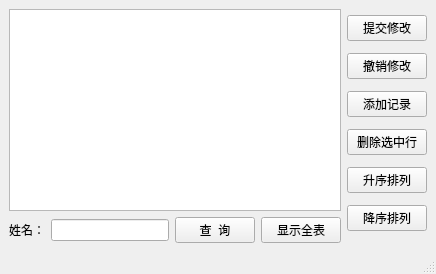
<?xml version="1.0" encoding="UTF-8"?>
<ui version="4.0">
 <class>MainWindow</class>
 <widget class="QMainWindow" name="MainWindow">
  <property name="geometry">
   <rect>
    <x>0</x>
    <y>0</y>
    <width>436</width>
    <height>274</height>
   </rect>
  </property>
  <property name="windowTitle">
   <string>MainWindow</string>
  </property>
  <widget class="QWidget" name="centralwidget">
   <layout class="QGridLayout" name="gridLayout">
    <item row="0" column="0">
     <widget class="QTableView" name="tableView"/>
    </item>
    <item row="0" column="1" rowspan="2">
     <layout class="QVBoxLayout" name="verticalLayout">
      <item>
       <widget class="QPushButton" name="pushButton">
        <property name="text">
         <string>提交修改</string>
        </property>
       </widget>
      </item>
      <item>
       <widget class="QPushButton" name="pushButton_2">
        <property name="text">
         <string>撤销修改</string>
        </property>
       </widget>
      </item>
      <item>
       <widget class="QPushButton" name="pushButton_3">
        <property name="text">
         <string>添加记录</string>
        </property>
       </widget>
      </item>
      <item>
       <widget class="QPushButton" name="pushButton_4">
        <property name="text">
         <string>删除选中行</string>
        </property>
       </widget>
      </item>
      <item>
       <widget class="QPushButton" name="pushButton_5">
        <property name="text">
         <string>升序排列</string>
        </property>
       </widget>
      </item>
      <item>
       <widget class="QPushButton" name="pushButton_6">
        <property name="text">
         <string>降序排列</string>
        </property>
       </widget>
      </item>
     </layout>
    </item>
    <item row="1" column="0">
     <layout class="QHBoxLayout" name="horizontalLayout">
      <item>
       <widget class="QLabel" name="label">
        <property name="text">
         <string>姓名：</string>
        </property>
       </widget>
      </item>
      <item>
       <widget class="QLineEdit" name="lineEdit"/>
      </item>
      <item>
       <widget class="QPushButton" name="pushButton_7">
        <property name="text">
         <string>查  询</string>
        </property>
       </widget>
      </item>
      <item>
       <widget class="QPushButton" name="pushButton_8">
        <property name="text">
         <string>显示全表</string>
        </property>
       </widget>
      </item>
     </layout>
    </item>
   </layout>
  </widget>
  <widget class="QMenuBar" name="menubar">
   <property name="geometry">
    <rect>
     <x>0</x>
     <y>0</y>
     <width>436</width>
     <height>22</height>
    </rect>
   </property>
  </widget>
  <widget class="QStatusBar" name="statusbar"/>
 </widget>
 <resources/>
 <connections/>
</ui>
